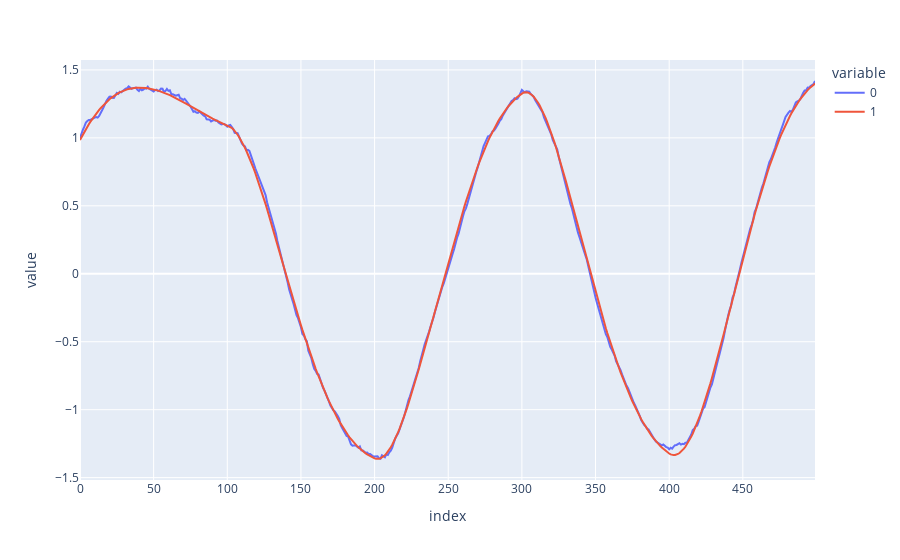

Notebook source saved alongside this figure:
### Code cell
from plotly import express as px



fig = px.line(np.array([Sx.T[0][0].ravel(),Sk[0].T[0].ravel()]).T)
fig.show()

### Figure 1 — Plotly figure (JSON) as saved in the notebook; plotly's stock layout.template omitted (floating-point values rounded to 4 significant figures; data arrays with more than 128 entries replaced by an {"elided": "..."} marker saying what was removed)
{"data": [{"hovertemplate": "variable=0<br>index=%{x}<br>value=%{y}<extra></extra>", "legendgroup": "0", "line": {"color": "#636efa", "dash": "solid"}, "marker": {"symbol": "circle"}, "mode": "lines", "name": "0", "orientation": "v", "showlegend": true, "type": "scatter", "x": {"elided": "500 int values"}, "xaxis": "x", "y": {"elided": "500 float values"}, "yaxis": "y"}, {"hovertemplate": "variable=1<br>index=%{x}<br>value=%{y}<extra></extra>", "legendgroup": "1", "line": {"color": "#EF553B", "dash": "solid"}, "marker": {"symbol": "circle"}, "mode": "lines", "name": "1", "orientation": "v", "showlegend": true, "type": "scatter", "x": {"elided": "500 int values"}, "xaxis": "x", "y": {"elided": "500 float values"}, "yaxis": "y"}], "layout": {"legend": {"title": {"text": "variable"}, "tracegroupgap": 0}, "margin": {"t": 60}, "xaxis": {"anchor": "y", "domain": [0, 1], "title": {"text": "index"}}, "yaxis": {"anchor": "x", "domain": [0, 1], "title": {"text": "value"}}}}
